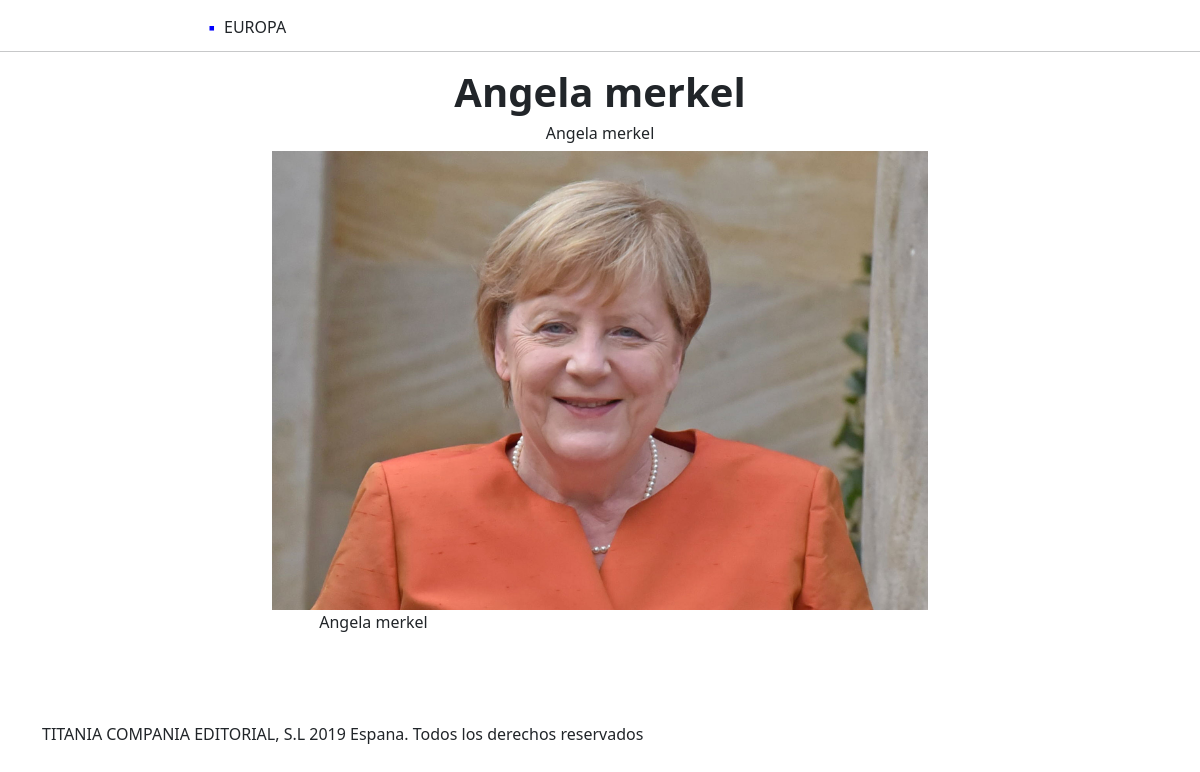
/clanak.php?id=7, run on the app's committed database.
### tables this page shows
CREATE TABLE `clanak` (
  `naslov` varchar(1000) NOT NULL,
  `sazetak` varchar(1000) NOT NULL,
  `tekst` text NOT NULL,
  `kategorija` varchar(1000) NOT NULL,
  `slika` varchar(1000) NOT NULL,
  `obavijest` int(2) NOT NULL,
  `id` int(10) NOT NULL
);

### clanak.php (the view, shortened to what this page needs)
<!DOCTYPE html>
<html lang="en">
<head>
    <link href="css/bootstrap.min.css" rel="stylesheet">
    <link rel="stylesheet" type="text/css" href="clanakStil.css" />
</head>
<body>
<?php
$servername="localhost";
$username="root";
$password="";
$basename="projekt";
$dbc=mysqli_connect($servername,$username,$password,$basename) or die('Greska pri spajanju'.mysqli_error());
if($dbc){
    $id = $_GET['id'];
    $query = "SELECT * FROM clanak WHERE id = ?;";
    $stmt = mysqli_stmt_init($dbc);
    if (!mysqli_stmt_prepare($stmt, $query)) {
        echo "failed";
    } else {
        mysqli_stmt_bind_param($stmt, "i", $id);
        mysqli_stmt_execute($stmt);
        $result = mysqli_stmt_get_result($stmt);
        $row = mysqli_fetch_assoc($result);
        $naslov=strtoupper($row['kategorija']);
    }
}
?>
<header id="Naslov">
  <div class="container">
  <div class="row">
          <div class="col-lg-12"><ul><li><?php echo "$naslov"?></li></ul>
          </div>
  </div>
</header>
<hr>
<section id="content">
<div class="container">
      <div class="row">
          <div class="col-lg-12"><h1><b><?php echo "${row['naslov']}"?></b></h1></div>
      </div>
      <div class="row">
          <div class="col-lg-12"><h6><?php echo "${row['sazetak']}"?></h6></div>
      </div>
      <div class="row">
          <div class="col-lg-12"><img src=<?php echo "slike/${row['slika']}"?> alt=""></div>
      </div>
      <div class="row">
          <div class="col-lg-12"><p><?php echo "${row['tekst']}"?></p></div>
      </div>
  </div>
</section>
<br><br><br>
<footer id="podnozje">
<div class="container">
  <div class="row">
          <div class="col-lg-12">TITANIA COMPANIA EDITORIAL, S.L 2019 Espana. Todos los derechos reservados
          </div>
  </div>
</footer>
</body>
</html>

### clanakStil.css (style rules this page uses)
header { width: 70%; margin-left: auto; margin-right: auto; margin-top: 15px; margin-bottom: -20px; }
header ul li::before { content: "\25AA"; color: blue; font-weight: bold; display: inline-block; width: 1em; margin-left: -1em; }
header ul { list-style-type: none; }
section { width: 80%; margin-left: auto; margin-right: auto; text-align: center; }
section img { width: 70%; margin-left: auto; margin-right: auto; }
section p { text-align: left; width: 60%; margin-left: auto; margin-right: auto; }

### data on the page
clanak: kategorija "EUROPA", naslov "Angela merkel", sazetak "Angela merkel", slika (picture), tekst "Angela merkel"
